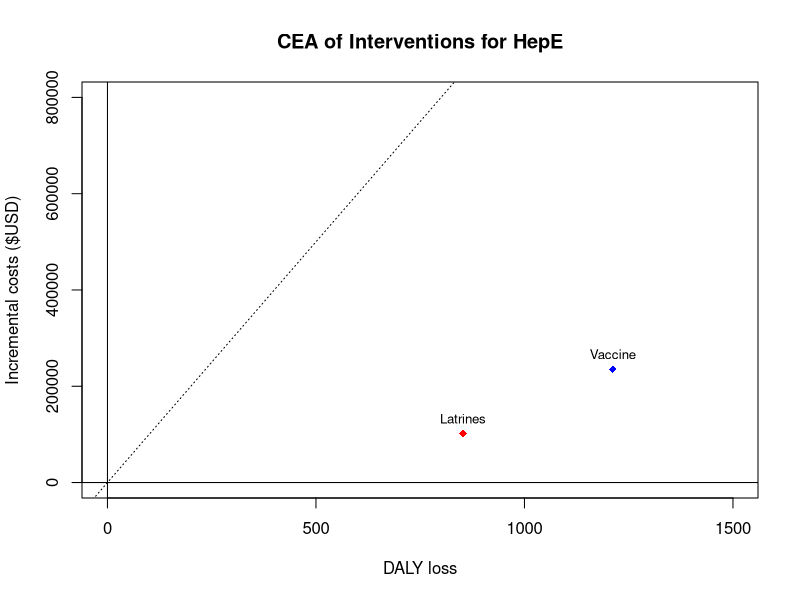

The R source for this figure:
#
#
# Mathematical Modelling of Infectious Diseases
###############################################################
## ECONOMIC MODELLING IN R PRACTICAL SESSION I  
###############################################################
#by Nantasit Luangasanatip


# Extend Hepatitis E Model to include economic evaluation of interventions; 
# Improving hygiene
# vaccaination

#setwd('/Users/Nantasit/Documents/MORU 20xx/MMID session 20xx/Mathematical and Economic Modelling in R')
#setwd()

library(deSolve)
rm(list=ls())
data <- read.csv('hepEdata_end-5.csv')

# Set the start and end time for the model simulation
week_start <- 38
week_stop <- 78
times <- seq(week_start, week_stop, by = (1/7))

# MODEL INITIAL CONDITIONS
initP<-3700 # population size
initE<-1 # Exposed
initI<-0 # Infectious
initR<-0 # Immune
initS<-initP-initE-initI-initR # Susceptible (non-immune)

state <- c(S = initS, E=initE, I = initI,R = initR)
# set up a function to solve the equations
HepE<-function(t, state, parameters) 
{
  with(as.list(c(state, parameters)),
       {
         
         # define variables
         P <- (S+E+I+R)
         seas<-1+amp*cos(2*pi*(t-phi)/52)
         beta<-R0*(muo+tau)*(gamma+muo)/gamma
         
         lat_cov <- (t>=(week_start+week_interv))*lat_cov_i
         latrine <- (1-lat_eff*lat_cov)
         
         # simple vaccination rate
         vac_rate <- vac_cov_i
         vaccinate <- (t>=(week_start+week_interv))*(t<week_start+week_interv+campaignweeks)*vac_rate
         
         lam <- latrine*beta*seas*I/P
         
         # rate of change
         dS <- mui*P-muo*S-lam*S+omega*R-vac_eff*vaccinate*S
         dE <- -muo*E+lam*S-gamma*E
         dI <- -muo*I+gamma*E-tau*I
         dR <- -muo*R+tau*I-omega*R+vac_eff*vaccinate*S
         
         # return the rate of change
         list(c(dS, dE, dI, dR))
       }
  ) 
  
}

##########################
base_par <- c(mui=(1/(50*52)),    # birth
                muo=(1/(50*52)),    # death
                R0=6.6,               # basic reproduction number
                omega=(1/(10*52)),  # rate of loss of immunity = 1/(average duration of immunity)
                gamma=1/2,          # rate of movement from latent to infectious stage = 1/(average latent period)
                tau=1/4,            # rate of recovery = 1/(average duration of infection)
                report=1/7,         # proportion of all infections that are reported
                amp=0,              # relative amplitude of seasonal forcing
                phi=0,              # week of peak in seasonal forcing
                
                week_interv = 5,    # weeks after first case when the intervention starts
                lat_cov_i = 0.24,   # intervention coverage of latrines (baseline)
                lat_eff = 0.7,      # efficacy of latrines in reducing transmission
                vac_cov_i = 0,      # coverage of vaccine campaign
                vac_eff = 0,        # efficacy of vaccine 
                campaignweeks = 4   # time taken to reach target coverage
)



############################
#Intervention 1: Latrines
############################
#MODEL PARAMETERS
lat_par<-base_par
lat_par['lat_cov_i'] <- 0.8 # COMPLETE: intervention coverage of latrines (*3 times from baseline) 
lat_par['lat_eff'] <- 0.7 # COMPLETE: effectiveness of latrines
lat_par

############################
#Intervention2: Vaccine
############################
vac_par<-base_par
vac_par['vac_cov_i'] <- 0.2 # COMPLETE: Vaccination coverage
vac_par['vac_eff'] <- 0.3 # COMPLETE: Vaccination effectiveness
vac_par


# Run the model
#Runs of 3 sets of parameters and compare the results of all options
out_base <- ode(y = state, times = times, func = HepE, parms = base_par)
out_lat <- ode(y = state, times = times, func = HepE, parms = lat_par)
out_vac <- ode(y = state, times = times, func = HepE, parms = vac_par)

##############################
#Outputs of all interventions
##############################
#Total cases from model prediction

Inc_base<-base_par["report"]*base_par["gamma"]*out_base[,"E"]
Inc_lat<-lat_par["report"]*lat_par["gamma"]*out_lat[,"E"]
Inc_vac<-vac_par["report"]*vac_par["gamma"]*out_vac[,"E"]

## use reporting rate to compute incidence because we assume that reporting rate 
## is a proxy of treatment-seeking rate (only reported cases incur cost of treatment)

Total_case_base <- sum(Inc_base)  #the outbreak finish at day 281
Total_case_lat <- sum(Inc_lat)
Total_case_vac <- sum(Inc_vac)

Total_case_base
Total_case_lat
Total_case_vac


#Death Outcomes (number of death)
risk_death<- 0.05  #case fatality of hepatitis E

Total_death_base <- Total_case_base*risk_death      #Total cases from model prediction
Total_death_lat <- Total_case_lat*risk_death
Total_death_vac <-Total_case_vac*risk_death

Total_death_base
Total_death_lat
Total_death_vac

############################
#Economic Evaluation
############################
#Costs
C_latrine <- 200          # COMPLETE: Cost of latrine per unit ($US)
Num_household <- initP/5  # COMPLETE: Number of household in the population (average 5 people per household) 
C_vaccine<- 350           # COMPLETE: Cost of vaccine per person ($US)
C_medical <- 30          # COMPLETE: Average medical cost of hepatitis E per case ($US)

Total_cost_base <- C_medical*Total_case_base
Total_cost_lat <- C_latrine*Num_household*lat_par[['lat_cov_i']]+C_medical*Total_case_lat
Total_cost_vac <- C_vaccine*initP*vac_par[['vac_cov_i']]+C_medical*Total_case_vac

#Check total cost of each strategy
Total_cost_base
Total_cost_lat 
Total_cost_vac


#Health outcomes
YLD.case<- 0.037  # COMPLETE: Life year with disability per case (disability weight at 0.3 for 45 days, {0.3*45/365})
YLL.death<- 30    # COMPLETE: Life years lost per death


DALYsloss_base <-Total_death_base*YLL.death+Total_case_base*YLD.case
DALYsloss_lat <- Total_death_lat*YLL.death+Total_case_lat*YLD.case
DALYsloss_vac <- Total_death_vac*YLL.death+Total_case_vac*YLD.case

DALYsloss_base
DALYsloss_lat
DALYsloss_vac

############################
#Cost-Effectiveness analysis
############################
# No intervention vs Latrine
Inc_cost_lat <- Total_cost_lat-Total_cost_base  #Incremental cost due to latrines
Inc_cost_vac <- Total_cost_vac-Total_cost_base  #Incremental cost due to vaccination

DALY_averted_lat <- DALYsloss_base-DALYsloss_lat       #Incremental benefit provided by latrines (Number of case averted)
DALY_averted_vac <- DALYsloss_base-DALYsloss_vac       #Incremental benefit provided by vaccine (Number of case averted)

ICER_lat<-Inc_cost_lat/DALY_averted_lat
ICER_vac<-Inc_cost_vac/DALY_averted_vac

ICER_lat
ICER_vac

All_res<-matrix(NA, ncol=3, nrow=2)
All_res[1,]<-c(Inc_cost_lat, DALY_averted_lat, ICER_lat)
All_res[2,]<-c(Inc_cost_vac, DALY_averted_vac, ICER_vac)
colnames(All_res)<-c("Incremental Cost", "DALYs_averted", "ICER")
rownames(All_res)<-c("Latrines", "Vaccine")
All_res

options(scipen=100) # remove scientific notation

#Plot to see results on the ICER plane
plot(All_res[,2], All_res[,1], xlim=c(-1,1500), ylim=c(-100,800000), ylab="Incremental costs ($USD)", xlab="DALY loss", pch=18, col=c("red","blue"), main="CEA of Interventions for HepE")
text(All_res[,2], All_res[,1],label=c("Latrines","Vaccine"), cex=0.8, pos=3)
abline(a=0, b=1000, lty=3, col='black') # add WTP threshold
abline(v = 0, h = 0)
